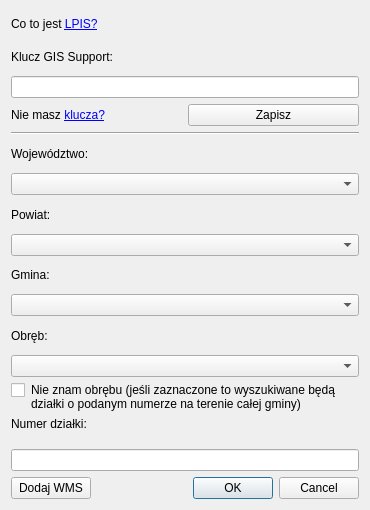
<?xml version="1.0" encoding="UTF-8"?>
<ui version="4.0">
 <class>SearchLPISDialogBase</class>
 <widget class="QDialog" name="SearchLPISDialogBase">
  <property name="enabled">
   <bool>true</bool>
  </property>
  <property name="geometry">
   <rect>
    <x>0</x>
    <y>0</y>
    <width>370</width>
    <height>510</height>
   </rect>
  </property>
  <property name="windowTitle">
   <string>Wyszukiwarka LPIS</string>
  </property>
  <layout class="QVBoxLayout" name="verticalLayout">
   <item>
    <widget class="QLabel" name="label_7">
     <property name="text">
      <string>&lt;html&gt;&lt;head/&gt;&lt;body&gt;&lt;p&gt;Co to jest &lt;a href=&quot;http://gis-support.pl/co-to-jest-lpis/&quot;&gt;&lt;span style=&quot; text-decoration: underline; color:#0000ff;&quot;&gt;LPIS?&lt;/span&gt;&lt;/a&gt;&lt;/p&gt;&lt;/body&gt;&lt;/html&gt;</string>
     </property>
     <property name="textFormat">
      <enum>Qt::RichText</enum>
     </property>
     <property name="openExternalLinks">
      <bool>true</bool>
     </property>
    </widget>
   </item>
   <item>
    <widget class="QLabel" name="label_6">
     <property name="text">
      <string>Klucz GIS Support:</string>
     </property>
    </widget>
   </item>
   <item>
    <widget class="QLineEdit" name="keyLineEdit"/>
   </item>
   <item>
    <layout class="QHBoxLayout" name="horizontalLayout_2">
     <item>
      <widget class="QLabel" name="linkLabel">
       <property name="text">
        <string>&lt;html&gt;&lt;head/&gt;&lt;body&gt;&lt;p&gt;Nie masz &lt;a href=&quot;http://gis-support.pl/klucze-gis-support/&quot;&gt;&lt;span style=&quot; text-decoration: underline; color:#0000ff;&quot;&gt;klucza?&lt;/span&gt;&lt;/a&gt;&lt;/p&gt;&lt;/body&gt;&lt;/html&gt;</string>
       </property>
       <property name="textFormat">
        <enum>Qt::RichText</enum>
       </property>
       <property name="openExternalLinks">
        <bool>true</bool>
       </property>
       <property name="textInteractionFlags">
        <set>Qt::TextBrowserInteraction</set>
       </property>
      </widget>
     </item>
     <item>
      <widget class="QPushButton" name="saveKeyButton">
       <property name="text">
        <string>Zapisz</string>
       </property>
      </widget>
     </item>
    </layout>
   </item>
   <item>
    <widget class="Line" name="line">
     <property name="orientation">
      <enum>Qt::Horizontal</enum>
     </property>
    </widget>
   </item>
   <item>
    <widget class="QLabel" name="label">
     <property name="text">
      <string>Województwo:</string>
     </property>
    </widget>
   </item>
   <item>
    <widget class="QComboBox" name="wComboBox"/>
   </item>
   <item>
    <widget class="QLabel" name="label_2">
     <property name="text">
      <string>Powiat:</string>
     </property>
    </widget>
   </item>
   <item>
    <widget class="QComboBox" name="pComboBox"/>
   </item>
   <item>
    <widget class="QLabel" name="label_3">
     <property name="text">
      <string>Gmina:</string>
     </property>
    </widget>
   </item>
   <item>
    <widget class="QComboBox" name="gComboBox"/>
   </item>
   <item>
    <widget class="QLabel" name="label_4">
     <property name="text">
      <string>Obręb:</string>
     </property>
    </widget>
   </item>
   <item>
    <widget class="QComboBox" name="oComboBox">
     <property name="editable">
      <bool>false</bool>
     </property>
    </widget>
   </item>
   <item>
    <layout class="QFormLayout" name="formLayout">
     <item row="0" column="0">
      <widget class="QCheckBox" name="skipO">
       <property name="text">
        <string/>
       </property>
      </widget>
     </item>
     <item row="0" column="1">
      <widget class="QLabel" name="label_8">
       <property name="text">
        <string>Nie znam obrębu (jeśli zaznaczone to wyszukiwane będą działki o podanym numerze na terenie całej gminy)</string>
       </property>
       <property name="wordWrap">
        <bool>true</bool>
       </property>
      </widget>
     </item>
    </layout>
   </item>
   <item>
    <layout class="QFormLayout" name="formLayout_2">
     <item row="0" column="0">
      <widget class="QLabel" name="label_5">
       <property name="text">
        <string>Numer działki:</string>
       </property>
      </widget>
     </item>
     <item row="0" column="1">
      <widget class="QLabel" name="label_9">
       <property name="maximumSize">
        <size>
         <width>15</width>
         <height>15</height>
        </size>
       </property>
       <property name="toolTip">
        <string>Można wskazać kilka działek jednocześnie 
rozdzielając numery przecinkiem np. 1600,1601.</string>
       </property>
       <property name="text">
        <string/>
       </property>
       <property name="scaledContents">
        <bool>true</bool>
       </property>
      </widget>
     </item>
    </layout>
   </item>
   <item>
    <widget class="QLineEdit" name="nLineEdit"/>
   </item>
   <item>
    <layout class="QHBoxLayout" name="horizontalLayout">
     <item>
      <widget class="QPushButton" name="addWMSButton">
       <property name="text">
        <string>Dodaj WMS</string>
       </property>
      </widget>
     </item>
     <item>
      <widget class="QDialogButtonBox" name="buttonBox">
       <property name="standardButtons">
        <set>QDialogButtonBox::Cancel|QDialogButtonBox::Ok</set>
       </property>
      </widget>
     </item>
    </layout>
   </item>
  </layout>
 </widget>
 <resources/>
 <connections>
  <connection>
   <sender>buttonBox</sender>
   <signal>rejected()</signal>
   <receiver>SearchLPISDialogBase</receiver>
   <slot>reject()</slot>
   <hints>
    <hint type="sourcelabel">
     <x>20</x>
     <y>20</y>
    </hint>
    <hint type="destinationlabel">
     <x>20</x>
     <y>20</y>
    </hint>
   </hints>
  </connection>
  <connection>
   <sender>buttonBox</sender>
   <signal>accepted()</signal>
   <receiver>SearchLPISDialogBase</receiver>
   <slot>accept()</slot>
   <hints>
    <hint type="sourcelabel">
     <x>20</x>
     <y>20</y>
    </hint>
    <hint type="destinationlabel">
     <x>20</x>
     <y>20</y>
    </hint>
   </hints>
  </connection>
 </connections>
</ui>
